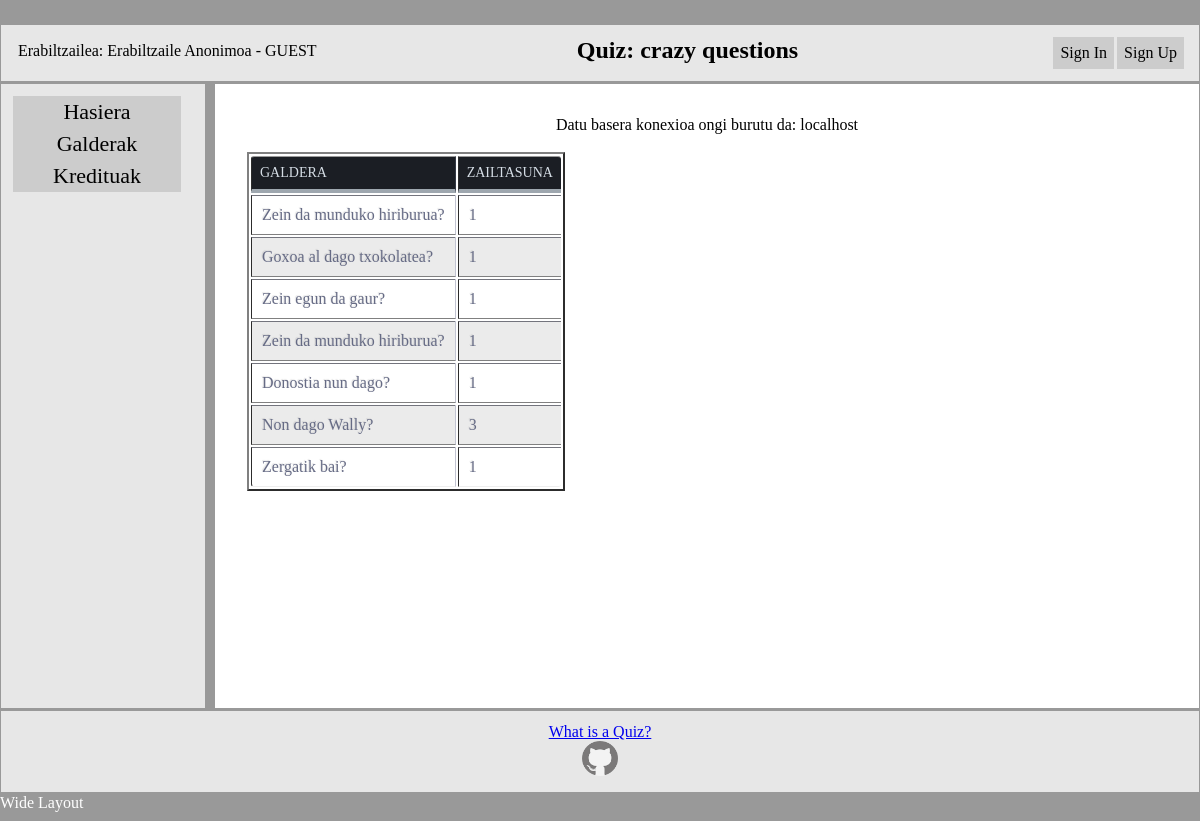
/Quizzes.php, run on the app's committed database.
### tables this page shows
CREATE TABLE `quiz` (
  `galderaZenbakia` int(11) NOT NULL,
  `egilePosta` varchar(255) NOT NULL,
  `galderaTestua` varchar(255) NOT NULL,
  `erantzunTestua` varchar(255) NOT NULL,
  `zailtasuna` set('1','2','3','4','5') DEFAULT NULL,
  `galderaArloa` varchar(255) DEFAULT NULL
);

### Quizzes.php (the view, shortened to what this page needs)
<?php
	include 'orrialdeGoiburua.php';
?>
    <section class="main" id="s1">
	<div>
		<?php
			include 'dbkonexioak/dbOpen.php';
			$sql="SELECT galderaTestua, zailtasuna FROM quiz";
			$emaitza=$db->query($sql);
			if($emaitza){
				echo '<table border=2><tr><th> GALDERA </th><th> ZAILTASUNA </th>';
				while ($lerroa = $emaitza->fetch_array(MYSQLI_BOTH)){
					echo '<tr><td>'.$lerroa['galderaTestua'].'</td><td>'.$lerroa['zailtasuna'].'</td></tr>';
				}
				echo '</table>';
			}else{
				echo("Errore bat egon da galdera gehitzean: ".$db->error);
			}
		?>
	</div>
    </section>
<?php include 'orrialdeOina.php'; ?>

### orrialdeGoiburua.php (shortened to what this page needs)
<!DOCTYPE html>
<html>
  <head>
    <link rel='stylesheet' type='text/css' href='stylesPWS/style.css' />
	<link rel='stylesheet'
		   type='text/css'
		   media='only screen and (min-width: 530px) and (min-device-width: 481px)'
		   href='stylesPWS/wide.css' />
	<link rel='stylesheet'
		   type='text/css'
		   media='only screen and (max-width: 480px)'
		   href='stylesPWS/smartphone.css' />
  </head>
  <body>
  <div id='page-wrap'>
	<header class='main' id='h1'>
	<?php
	echo '<div class="botoia-left"> Erabiltzailea: ' . $_SESSION['eposta'] . ' - ' . $_SESSION['erabiltzaileMota'] . '</div>';
	?>
	<?php
	if($_SESSION['erabiltzaileMota']=="GUEST") {
      	echo'<a href="signUp.php"><div class="botoia-right">Sign Up</div></a><a href="SignIn.php"><div class="botoia-right">Sign In</div></a>';
	} else {
		echo '<a href="LogOut.php"><div class="botoia-right">Log Out</div></a>';
	}
    ?>
	<h2>Quiz: crazy questions</h2>
    </header>
	<nav class='main' id='n1' role='navigation'>
	<?php
	if($_GET['orrialdea']=="layout")
		echo ('<a href="layout.php"><span class="act-sel">Hasiera</span></a>');
	else
		echo ('<a href="layout.php"><span>Hasiera</span></a>');
	if($_GET['orrialdea']=="galderakIkusi")
		echo('<a href="seeXMLQuestions.php"><span class="act-sel">Galderak</span></a>');
	else
		echo('<a href="seeXMLQuestions.php"><span>Galderak</span></a>');
	if($_GET['orrialdea']=="credits")
		echo('<a href="credits.php"><span class="act-sel">Kredituak</span></a>');
	else
		echo('<a href="credits.php"><span>Kredituak</span></a>');
	?>
	</nav>

### dbkonexioak/dbOpen.php (shortened to what this page needs)
<?php
$db = new mysqli(HOST, USER, PASS, DATABASE);
	if($db->connect_error){
		die ("<div class='message'>Datu basera konektatzean akatsa egon da: (".$db->connect_errno.")".$db->connect_error."</div></br>");
	}else{
		echo("<div class='message'>Datu basera konexioa ongi burutu da: ".$db->host_info."</div></br>");
	}
?>

### orrialdeOina.php
	<footer class='main' id='f1'>
		<p><a href="http://en.wikipedia.org/wiki/Quiz" target="_blank">What is a Quiz?</a></p>
		<a href='https://github.com/berrio86/wsGit16'><img style="width:3%" src="irudiak/github-icon.png"></a>
	</footer>
</div>
</body>
</html>

### stylesPWS/style.css (style rules this page uses)
* { margin: 0; padding: 0; }
body { font: 16px Georgia, serif; }
#page-wrap { margin: 2% auto; color: white; }
#page-wrap >.main { border: 1px solid #999; padding: 1%; margin-bottom: 1px; color: black; overflow-y: auto; }
section > div { padding: 20px; }
header { background: #E7E7E7; text-align: center; }
nav { background: #E7E7E7; text-align: center; }
section { background: #FFF; text-align: center; }
footer { background: #E7E7E7; text-align: center; }
nav span { margin: 0px 10px 0px 0px; width: 90%; display: inline-block; font-size:22px; }
th { color:#D5DDE5;; background:#1b1e24; border-bottom:4px solid #9ea7af; border-right: 1px solid #343a45; font-size:14px; font-weight: 100; padding:8px; text-align:left; text-shadow: 0 1px 1px rgba(0, 0, 0, 0.1); vertical-align:middle; }
th:first-child { border-top-left-radius:3px; }
th:last-child { border-top-right-radius:3px; border-right:none; }
tr { border-top: 1px solid #C1C3D1; border-bottom-: 1px solid #C1C3D1; color:#666B85; font-size:12px; font-weight:normal; text-shadow: 0 1px 1px rgba(256, 256, 256, 0.1); }
tr:first-child { border-top:none; }
tr:last-child { border-bottom:none; }
tr:nth-child(odd) td { background:#EBEBEB; }
tr:last-child td:first-child { border-bottom-left-radius:3px; }
tr:last-child td:last-child { border-bottom-right-radius:3px; }
td { background:#FFFFFF; padding:10px; text-align:left; vertical-align:middle; font-weight:300; font-size:16px; text-shadow: -1px -1px 1px rgba(0, 0, 0, 0.1); border-right: 1px solid #C1C3D1; }
td:last-child { border-right: 0px; }
nav span { text-decoration: none; color:black; border: none; border-width: 1px; background: #CCCCCC; padding:3px; }
footer img { opacity:0.5; width:3%; }
.botoia-left { text-align: left; float:left; max-width: 45%; border-style: none; padding: 5px; }
.botoia-right { text-align: right; float:right; max-width: 45%; border-style: none; border-width: 1px; padding: 7px; color: black; background: #CCCCCC; margin-right:3px; }

### stylesPWS/wide.css (style rules this page uses)
body { background: #999; }
#page-wrap:after { content: "Wide Layout"; }
nav { float: left; width: 15%; height: 600px; }
nav span { margin: 0px 20px 0px 0px; }
section { float: right; width: 80%; height: 600px; }
footer { clear: both; display: block; }

### stylesPWS/smartphone.css (style rules this page uses)
body { background: #333; }
#page-wrap:after { content: "Smartphone Layout"; }
body { font-size: xx-large; }
footer, input { font-size: large; }

### data on the page
quiz: galderaTestua "Zein da munduko hiriburua?", zailtasuna "1"
quiz: galderaTestua "Goxoa al dago txokolatea?", zailtasuna "1"
quiz: galderaTestua "Zein egun da gaur?", zailtasuna "1"
quiz: galderaTestua "Zein da munduko hiriburua?", zailtasuna "1"
quiz: galderaTestua "Donostia nun dago?", zailtasuna "1"
quiz: galderaTestua "Non dago Wally?", zailtasuna "3"
quiz: galderaTestua "Zergatik bai?", zailtasuna "1"

### other printed values
$_SESSION['eposta'] "Erabiltzaile Anonimoa"
$_SESSION['erabiltzaileMota'] "GUEST"
$db->host_info "localhost"
